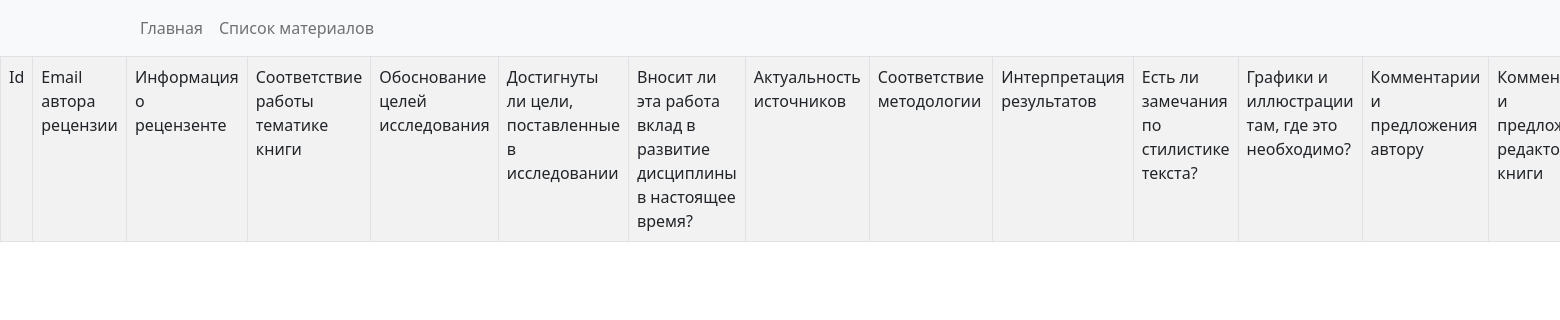
Page /adm/reviews/table?material_id=2 (signed in) on the earlier database version.
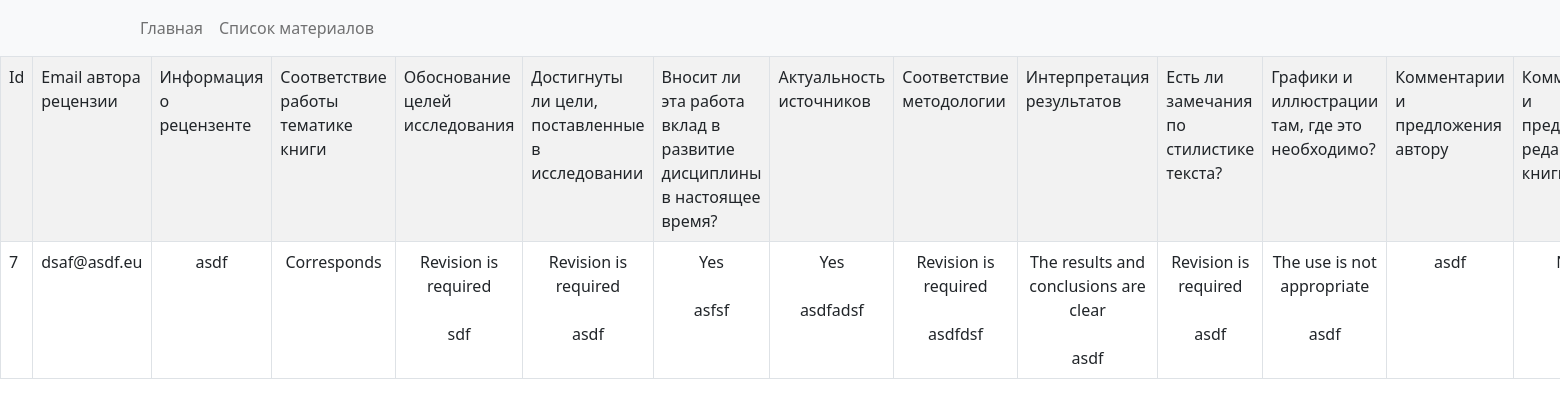
Same page on the later database version.
### reviews_system_app/models.py (models this page shows)
class Reviews(db.Model):
    id = db.Column(db.Integer, primary_key=True)
    material_id = db.Column(db.Integer, db.ForeignKey('materials.id'), nullable=False)
    email = db.Column(db.String(150), nullable=False)
    reviewer_information = db.Column(db.String(500), nullable=False)
    fits_theme = db.Column(db.String(255), nullable=False)
    justified = db.Column(db.String(255), nullable=False)
    goal_reached = db.Column(db.String(255), nullable=False)
    contribution_was_made = db.Column(db.String(255), nullable=False)
    relevance_of_sources = db.Column(db.String(255), nullable=False)
    into_methodology = db.Column(db.String(255), nullable=False)
    results_are_interpreted = db.Column(db.String(255), nullable=False)
    presentation_of_text = db.Column(db.String(255), nullable=False)
    presence_of_graphics = db.Column(db.String(255), nullable=False)
    comment_for_author = db.Column(db.Text, default=False, nullable=False)
    comment_for_editor = db.Column(db.Text, default=False, nullable=False)
    result = db.Column(db.String(150), nullable=False)
    general_recommendations = db.Column(db.Text, default=False, nullable=False)
    created_at = db.Column(db.Text, default=False, nullable=False)
    updated_at = db.Column(db.DateTime, default=datetime.datetime.utcnow, nullable=True)

### reviews_system_app/admin_views.py (the view)
@app.route(prefix + '/reviews/table', methods=['POST','GET'])
@login_required
def adminReviewsTable():
    material_id = int(request.args.get('material_id'))
    reviews = Reviews.query.order_by(Reviews.id).filter(Reviews.material_id == material_id).all()
    reviewsObj = {}
    for review in reviews:
        reviewsObj[review.id] = {
            'id': review.id,
            'material_id': review.material_id,
            'email': review.email,
            'reviewer_information': review.reviewer_information,
            'fits_theme': json.loads(review.fits_theme),
            'justified': json.loads(review.justified),
            'goal_reached': json.loads(review.goal_reached),
            'contribution_was_made': json.loads(review.contribution_was_made),
            'relevance_of_sources': json.loads(review.relevance_of_sources),
            'into_methodology': json.loads(review.into_methodology),
            'results_are_interpreted': json.loads(review.results_are_interpreted),
            'presentation_of_text': json.loads(review.presentation_of_text),
            'presence_of_graphics': json.loads(review.presence_of_graphics),
            'comment_for_author': review.comment_for_author,
            'comment_for_editor': review.comment_for_editor,
            'result': review.result,
            'general_recommendations': review.general_recommendations,
            'created_at': review.created_at,
            'updated_at': review.updated_at,
        }
    material = Materials.query.filter(Materials.id == material_id).first()
    return render_template('admin/pages/reviews/reviews-full-table.html', title="Список глав", reviews=reviewsObj, material=material)

### reviews_system_app/models.py (called while the page is built)
@login_manager.user_loader
def load_user(user_id):
    return db.session.query(User).get(user_id)

### reviews_system_app/templates/admin/pages/reviews/reviews-full-table.html (shortened to what this page needs)
{% extends "admin/index.html" %}
{% block content %}
<table class="table table-bordered table-striped table-hover border-gray-800">
    <tr>
        <td>Id</td>
        <td>Email автора рецензии</td>
        <td>Информация о рецензенте</td>
        <td>Соответствие работы тематике книги</td>
        <td>Обоснование целей исследования</td>
        <td>Достигнуты ли цели, поставленные в исследовании</td>
        <td>Вносит ли эта работа вклад в развитие дисциплины в настоящее время?</td>
        <td>Актуальность источников</td>
        <td>Соответствие методологии</td>
        <td>Интерпретация результатов</td>
        <td>Есть ли замечания по стилистике текста?</td>
        <td>Графики и иллюстрации там, где это необходимо?</td>
        <td>Комментарии и предложения автору</td>
        <td>Комментарии и предложения редактору книги</td>
    </tr>
    {% for reviewItem in reviews %}
    {% set review = reviews[reviewItem] %}
    <tr>
        <td align="left">
            {{review.id}}
        </td>
        <td align="center">
            {{review.email}}
        </td>
        <td align="center">
            {{review.reviewer_information}}
        </td>
        <td align="center">
            {{review.fits_theme['answer']}}
            <br>
            <br>
        </td>
        <td align="center">
            {{review.justified['answer']}}
            <br>
            <br>
            {{review.justified['comment']}}
        </td>
        <td align="center">
            {{review.goal_reached['answer']}}
            <br>
            <br>
            {{review.goal_reached['comment']}}
        </td>
        <td align="center">
            {{review.contribution_was_made['answer']}}
            <br>
            <br>
            {{review.contribution_was_made['comment']}}
        </td>
        <td align="center">
            {{review.relevance_of_sources['answer']}}
            <br>
            <br>
            {{review.relevance_of_sources['comment']}}
        </td>
        <td align="center">
            {{review.into_methodology['answer']}}
            <br>
            <br>
            {{review.into_methodology['comment']}}
        </td>
        <td align="center">
            {{review.results_are_interpreted['answer']}}
            <br>
            <br>
            {{review.results_are_interpreted['comment']}}
        </td>
        <td align="center">
            {{review.presentation_of_text['answer']}}
            <br>
            <br>
            {{review.presentation_of_text['comment']}}
        </td>
        <td align="center">
            {{review.presence_of_graphics['answer']}}
            <br>
            <br>
            {{review.presence_of_graphics['comment']}}
        </td>
        <td align="center">
            {{review.comment_for_author}}
        </td>
        <td align="center">
        </td>
    </tr>
    {% endfor %}
</table>
{% endblock content %}

### reviews_system_app/templates/admin/index.html (shortened to what this page needs)
<!DOCTYPE html>
<html lang="en">
<head>
    <link href="https://cdn.jsdelivr.net/npm/bootstrap@5.2.0/dist/css/bootstrap.min.css" rel="stylesheet"
>
</head>
<body>
    {% include "admin/components/header.html" %}
    {% block content %}
    {% endblock content %}
</body>
</html>

### reviews_system_app/templates/admin/components/header.html (shortened to what this page needs)
<header>
    <nav class="navbar navbar-expand-lg navbar-light bg-light">
        <div class="container">
            <div class="collapse navbar-collapse" id="navbarNav">
                <ul class="navbar-nav">
                    <li class="nav-item">
                        <a class="nav-link" href="{{url_for('admin')}}">Главная</a>
                    </li>
                    <li class="nav-item">
                        <a class="nav-link" href="{{url_for('adminMaterials')}}">Список материалов</a>
                    </li>
                </ul>
            </div>
        </div>
    </nav>
</header>

Differences in the rows shown:
added Reviews: id "7", email "dsaf@asdf.eu", reviewer_information "asdf", fits_theme.answer "Corresponds", justified.answer "Revision is required", justified.comment "sdf", goal_reached.answer "Revision is required", goal_reached.comment "asdf", contribution_was_made.answer "Yes", contribution_was_made.comment "asfsf", relevance_of_sources.answer "Yes", relevance_of_sources.comment "asdfadsf", into_methodology.answer "Revision is required", into_methodology.comment "asdfdsf", results_are_interpreted.answer "The results and conclusions are clear", results_are_interpreted.comment "asdf", presentation_of_text.answer "Revision is required", presentation_of_text.comment "asdf", presence_of_graphics.answer "The use is not appropriate", presence_of_graphics.comment "asdf", comment_for_author "asdf"
